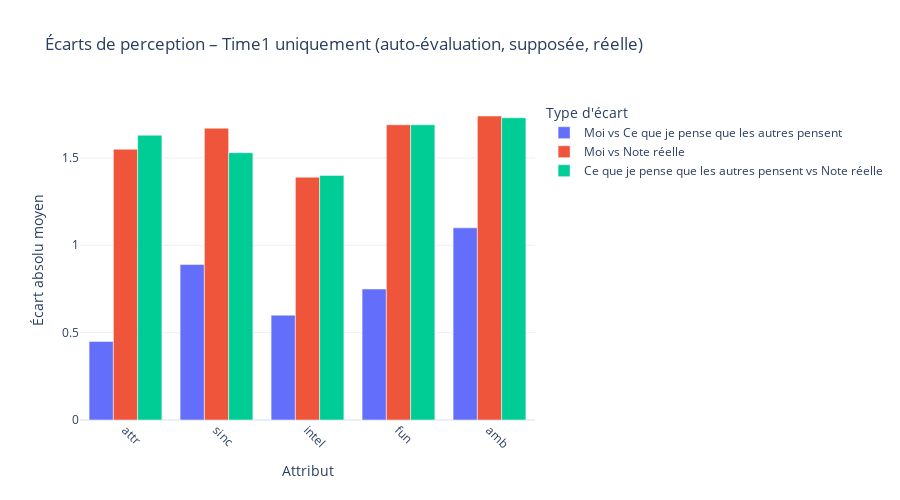

Notebook cell for this chart:
### Code cell
import plotly.express as px

# Filtrer uniquement Time1
time1_df = extended_df[extended_df["Moment"] == "Time1"]

# Créer le graphique
fig = px.bar(
    time1_df,
    x="Attribut",
    y="Écart moyen",
    color="Type d'écart",
    barmode="group",
    title="Écarts de perception – Time1 uniquement (auto-évaluation, supposée, réelle)",
    labels={"Écart moyen": "Écart absolu moyen"},
    height=500,
    template="plotly_white"
)
fig.update_layout(xaxis_tickangle=45)
fig.show()

### Figure 1 — Plotly figure (JSON) as saved in the notebook; plotly's stock layout.template omitted (floating-point values rounded to 4 significant figures)
{"data": [{"alignmentgroup": "True", "hovertemplate": "Type d'écart=Moi vs Ce que je pense que les autres pensent<br>Attribut=%{x}<br>Écart absolu moyen=%{y}<extra></extra>", "legendgroup": "Moi vs Ce que je pense que les autres pensent", "marker": {"color": "#636efa", "pattern": {"shape": ""}}, "name": "Moi vs Ce que je pense que les autres pensent", "offsetgroup": "Moi vs Ce que je pense que les autres pensent", "orientation": "v", "showlegend": true, "textposition": "auto", "type": "bar", "x": ["attr", "sinc", "intel", "fun", "amb"], "xaxis": "x", "y": [0.45, 0.89, 0.6, 0.75, 1.1], "yaxis": "y"}, {"alignmentgroup": "True", "hovertemplate": "Type d'écart=Moi vs Note réelle<br>Attribut=%{x}<br>Écart absolu moyen=%{y}<extra></extra>", "legendgroup": "Moi vs Note réelle", "marker": {"color": "#EF553B", "pattern": {"shape": ""}}, "name": "Moi vs Note réelle", "offsetgroup": "Moi vs Note réelle", "orientation": "v", "showlegend": true, "textposition": "auto", "type": "bar", "x": ["attr", "sinc", "intel", "fun", "amb"], "xaxis": "x", "y": [1.55, 1.67, 1.39, 1.69, 1.74], "yaxis": "y"}, {"alignmentgroup": "True", "hovertemplate": "Type d'écart=Ce que je pense que les autres pensent vs Note réelle<br>Attribut=%{x}<br>Écart absolu moyen=%{y}<extra></extra>", "legendgroup": "Ce que je pense que les autres pensent vs Note réelle", "marker": {"color": "#00cc96", "pattern": {"shape": ""}}, "name": "Ce que je pense que les autres pensent vs Note réelle", "offsetgroup": "Ce que je pense que les autres pensent vs Note réelle", "orientation": "v", "showlegend": true, "textposition": "auto", "type": "bar", "x": ["attr", "sinc", "intel", "fun", "amb"], "xaxis": "x", "y": [1.63, 1.53, 1.4, 1.69, 1.73], "yaxis": "y"}], "layout": {"barmode": "group", "height": 500, "legend": {"title": {"text": "Type d'écart"}, "tracegroupgap": 0}, "title": {"text": "Écarts de perception – Time1 uniquement (auto-évaluation, supposée, réelle)"}, "xaxis": {"anchor": "y", "domain": [0, 1], "tickangle": 45, "title": {"text": "Attribut"}}, "yaxis": {"anchor": "x", "domain": [0, 1], "title": {"text": "Écart absolu moyen"}}}}
